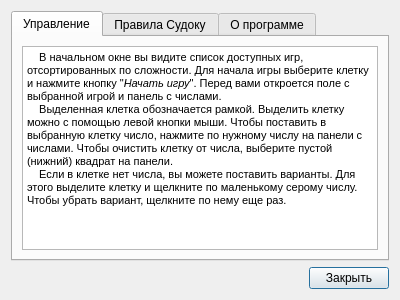
<?xml version="1.0" encoding="UTF-8"?>
<ui version="4.0">
 <class>InfoWindow</class>
 <widget class="QDialog" name="InfoWindow">
  <property name="geometry">
   <rect>
    <x>0</x>
    <y>0</y>
    <width>400</width>
    <height>300</height>
   </rect>
  </property>
  <property name="windowTitle">
   <string>Dialog</string>
  </property>
  <layout class="QVBoxLayout" name="verticalLayout">
   <item>
    <widget class="QTabWidget" name="tab">
     <property name="currentIndex">
      <number>0</number>
     </property>
     <widget class="QWidget" name="tabControls">
      <attribute name="title">
       <string>Управление</string>
      </attribute>
      <layout class="QVBoxLayout" name="verticalLayout_2">
       <item>
        <widget class="QTextBrowser" name="textBrowserControls">
         <property name="html">
          <string>&lt;!DOCTYPE HTML PUBLIC &quot;-//W3C//DTD HTML 4.0//EN&quot; &quot;http://www.w3.org/TR/REC-html40/strict.dtd&quot;&gt;
&lt;html&gt;&lt;head&gt;&lt;meta name=&quot;qrichtext&quot; content=&quot;1&quot; /&gt;&lt;style type=&quot;text/css&quot;&gt;
p, li { white-space: pre-wrap; }
&lt;/style&gt;&lt;/head&gt;&lt;body style=&quot; font-family:'MS Shell Dlg 2'; font-size:8.25pt; font-weight:400; font-style:normal;&quot;&gt;
&lt;p style=&quot; margin-top:0px; margin-bottom:0px; margin-left:0px; margin-right:0px; -qt-block-indent:0; text-indent:0px;&quot;&gt;&lt;span style=&quot; font-size:8pt;&quot;&gt;    В начальном окне вы видите список доступных игр, отсортированных по сложности. Для начала игры выберите клетку и нажмите кнопку &amp;quot;&lt;/span&gt;&lt;span style=&quot; font-size:8pt; font-style:italic;&quot;&gt;Начать игру&lt;/span&gt;&lt;span style=&quot; font-size:8pt;&quot;&gt;&amp;quot;. Перед вами откроется поле с выбранной игрой и панель с числами.&lt;/span&gt;&lt;/p&gt;
&lt;p style=&quot; margin-top:0px; margin-bottom:0px; margin-left:0px; margin-right:0px; -qt-block-indent:0; text-indent:0px;&quot;&gt;&lt;span style=&quot; font-size:8pt;&quot;&gt;    Выделенная клетка обозначается рамкой. Выделить клетку можно с помощью левой кнопки мыши. Чтобы поставить в выбранную клетку число, нажмите по нужному числу на панели с числами. Чтобы очистить клетку от числа, выберите пустой (нижний) квадрат на панели.&lt;/span&gt;&lt;/p&gt;
&lt;p style=&quot; margin-top:0px; margin-bottom:0px; margin-left:0px; margin-right:0px; -qt-block-indent:0; text-indent:0px;&quot;&gt;&lt;span style=&quot; font-size:8pt;&quot;&gt;    Если в клетке нет числа, вы можете поставить варианты. Для этого выделите клетку и щелкните по маленькому серому числу. Чтобы убрать вариант, щелкните по нему еще раз.&lt;/span&gt;&lt;/p&gt;&lt;/body&gt;&lt;/html&gt;</string>
         </property>
         <property name="acceptRichText">
          <bool>false</bool>
         </property>
        </widget>
       </item>
      </layout>
     </widget>
     <widget class="QWidget" name="tabRules">
      <attribute name="title">
       <string>Правила Судоку</string>
      </attribute>
      <layout class="QVBoxLayout" name="verticalLayout_3">
       <item>
        <widget class="QTextBrowser" name="textBrowserRules">
         <property name="html">
          <string>&lt;!DOCTYPE HTML PUBLIC &quot;-//W3C//DTD HTML 4.0//EN&quot; &quot;http://www.w3.org/TR/REC-html40/strict.dtd&quot;&gt;
&lt;html&gt;&lt;head&gt;&lt;meta name=&quot;qrichtext&quot; content=&quot;1&quot; /&gt;&lt;style type=&quot;text/css&quot;&gt;
p, li { white-space: pre-wrap; }
&lt;/style&gt;&lt;/head&gt;&lt;body style=&quot; font-family:'MS Shell Dlg 2'; font-size:8.25pt; font-weight:400; font-style:normal;&quot;&gt;
&lt;p style=&quot; margin-top:0px; margin-bottom:0px; margin-left:0px; margin-right:0px; -qt-block-indent:0; text-indent:0px;&quot;&gt;&lt;span style=&quot; font-size:8pt;&quot;&gt;    Игровое поле представляет собой квадрат размером 9×9, разделённый на меньшие квадраты со стороной в 3 клетки. Таким образом, всё игровое поле состоит из 81 клетки. В них уже в начале игры стоят некоторые числа (от 1 до 9), называемые подсказками. От игрока требуется заполнить свободные клетки цифрами от 1 до 9 так, чтобы в каждой строке, в каждом столбце и в каждом малом квадрате 3×3 каждая цифра встречалась бы только один раз.&lt;/span&gt;&lt;/p&gt;&lt;/body&gt;&lt;/html&gt;</string>
         </property>
        </widget>
       </item>
      </layout>
     </widget>
     <widget class="QWidget" name="tabAbout">
      <attribute name="title">
       <string>О программе</string>
      </attribute>
      <layout class="QVBoxLayout" name="verticalLayout_4">
       <item>
        <widget class="QTextBrowser" name="textBrowserAbout">
         <property name="html">
          <string>&lt;!DOCTYPE HTML PUBLIC &quot;-//W3C//DTD HTML 4.0//EN&quot; &quot;http://www.w3.org/TR/REC-html40/strict.dtd&quot;&gt;
&lt;html&gt;&lt;head&gt;&lt;meta name=&quot;qrichtext&quot; content=&quot;1&quot; /&gt;&lt;style type=&quot;text/css&quot;&gt;
p, li { white-space: pre-wrap; }
&lt;/style&gt;&lt;/head&gt;&lt;body style=&quot; font-family:'MS Shell Dlg 2'; font-size:8.25pt; font-weight:400; font-style:normal;&quot;&gt;
&lt;p style=&quot; margin-top:0px; margin-bottom:0px; margin-left:0px; margin-right:0px; -qt-block-indent:0; text-indent:0px;&quot;&gt;&lt;span style=&quot; font-size:8pt; font-weight:600;&quot;&gt;Судоку&lt;/span&gt;&lt;span style=&quot; font-size:8pt;&quot;&gt;, версия 1.0&lt;/span&gt;&lt;/p&gt;
&lt;p style=&quot; margin-top:0px; margin-bottom:0px; margin-left:0px; margin-right:0px; -qt-block-indent:0; text-indent:0px;&quot;&gt;&lt;span style=&quot; font-size:8pt;&quot;&gt;Автор &lt;/span&gt;&lt;span style=&quot; font-size:8pt; font-weight:600;&quot;&gt;Александр Уваров&lt;/span&gt;&lt;span style=&quot; font-size:8pt;&quot;&gt;.&lt;/span&gt;&lt;/p&gt;
&lt;p style=&quot;-qt-paragraph-type:empty; margin-top:0px; margin-bottom:0px; margin-left:0px; margin-right:0px; -qt-block-indent:0; text-indent:0px; font-size:8pt;&quot;&gt;&lt;br /&gt;&lt;/p&gt;
&lt;p style=&quot; margin-top:0px; margin-bottom:0px; margin-left:0px; margin-right:0px; -qt-block-indent:0; text-indent:0px;&quot;&gt;&lt;span style=&quot; font-size:8pt;&quot;&gt;Никаких прав не защищено, но продавать все равно нельзя.&lt;/span&gt;&lt;/p&gt;&lt;/body&gt;&lt;/html&gt;</string>
         </property>
        </widget>
       </item>
      </layout>
     </widget>
    </widget>
   </item>
   <item>
    <layout class="QHBoxLayout" name="horizontalLayout">
     <item>
      <spacer name="horizontalSpacer">
       <property name="orientation">
        <enum>Qt::Horizontal</enum>
       </property>
       <property name="sizeHint" stdset="0">
        <size>
         <width>40</width>
         <height>20</height>
        </size>
       </property>
      </spacer>
     </item>
     <item>
      <widget class="QPushButton" name="pushButtonClose">
       <property name="text">
        <string>Закрыть</string>
       </property>
      </widget>
     </item>
    </layout>
   </item>
  </layout>
 </widget>
 <resources/>
 <connections>
  <connection>
   <sender>pushButtonClose</sender>
   <signal>clicked()</signal>
   <receiver>InfoWindow</receiver>
   <slot>close()</slot>
   <hints>
    <hint type="sourcelabel">
     <x>362</x>
     <y>275</y>
    </hint>
    <hint type="destinationlabel">
     <x>229</x>
     <y>270</y>
    </hint>
   </hints>
  </connection>
 </connections>
</ui>
